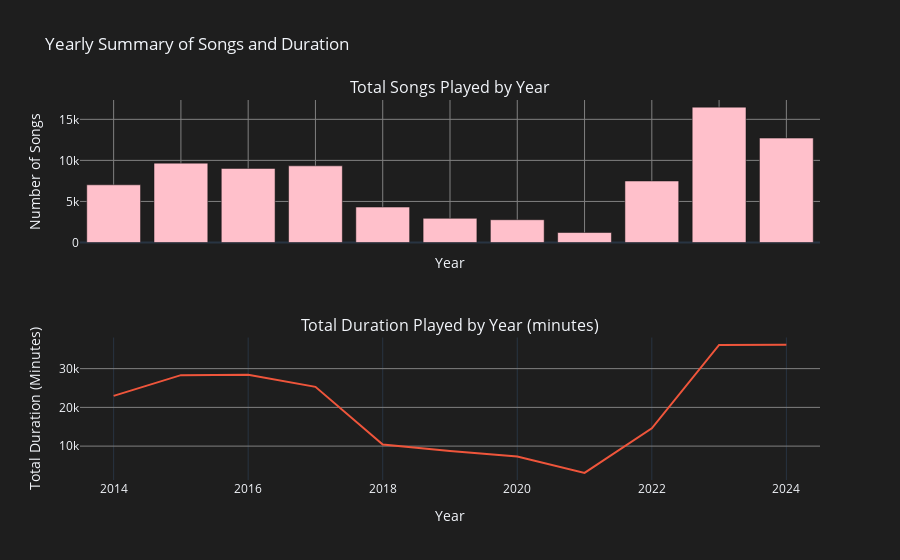

Notebook source saved alongside this figure:
### Code cell
import plotly.graph_objects as go
from plotly.subplots import make_subplots

# Create subplots: two rows, one column
fig = make_subplots(
    rows=2, cols=1,
    subplot_titles=('Total Songs Played by Year', 'Total Duration Played by Year (minutes)'),
    shared_xaxes=True
)

# Bar chart for total songs
bar_trace = go.Bar(
    x=yearly_summary['year'],
    y=yearly_summary['total_songs'],
    name='Total Songs',
    marker=dict(color='pink')
)

# Line chart for total duration
line_trace = go.Scatter(
    x=yearly_summary['year'],
    y=yearly_summary['total_minutes'],
    mode='lines',
    name='Total Duration (minutes)'
)

# Add traces to the subplots
fig.add_trace(bar_trace, row=1, col=1)
fig.add_trace(line_trace, row=2, col=1)

# Update layout for the combined figure
fig.update_layout(
    title_text='Yearly Summary of Songs and Duration',
    xaxis_title='Year',
    yaxis_title='Total Songs',
    xaxis2_title='Year',
    yaxis2_title='Total Duration (Minutes)',
    xaxis=dict(
        tickmode='linear', 
        tick0=2014,
        dtick=1,
        range=[2014, 2024],
        showgrid=True,
        gridcolor='gray'
    ),
    yaxis=dict(
        title='Number of Songs',
        showgrid=True,
        gridcolor='gray'
    ),
    yaxis2=dict(
        title='Total Duration (Minutes)',
        showgrid=True,
        gridcolor='gray'
    ),
    plot_bgcolor='rgb(30,30,30)',
    paper_bgcolor='rgb(30,30,30)',
    template='plotly_dark',
    showlegend=False
)

fig.write_html("./charts/section2-duration.html")

fig.show()

### Figure 1 — Plotly figure (JSON) as saved in the notebook; plotly's stock layout.template omitted (floating-point values rounded to 4 significant figures)
{"data": [{"marker": {"color": "pink"}, "name": "Total Songs", "type": "bar", "x": [2014, 2015, 2016, 2017, 2018, 2019, 2020, 2021, 2022, 2023, 2024], "xaxis": "x", "y": [7026, 9665, 9025, 9336, 4316, 2943, 2774, 1216, 7492, 16487, 12716], "yaxis": "y"}, {"mode": "lines", "name": "Total Duration (minutes)", "type": "scatter", "x": [2014, 2015, 2016, 2017, 2018, 2019, 2020, 2021, 2022, 2023, 2024], "xaxis": "x2", "y": [22970.0, 28320.0, 28430.0, 25310.0, 10420.0, 8758.0, 7306.0, 3092.0, 14590.0, 36120.0, 36200.0], "yaxis": "y2"}], "layout": {"annotations": [{"font": {"size": 16}, "showarrow": false, "text": "Total Songs Played by Year", "x": 0.5, "xanchor": "center", "xref": "paper", "y": 1, "yanchor": "bottom", "yref": "paper"}, {"font": {"size": 16}, "showarrow": false, "text": "Total Duration Played by Year (minutes)", "x": 0.5, "xanchor": "center", "xref": "paper", "y": 0.375, "yanchor": "bottom", "yref": "paper"}], "paper_bgcolor": "rgb(30,30,30)", "plot_bgcolor": "rgb(30,30,30)", "showlegend": false, "title": {"text": "Yearly Summary of Songs and Duration"}, "xaxis": {"anchor": "y", "domain": [0, 1], "dtick": 1, "gridcolor": "gray", "matches": "x2", "range": [2014, 2024], "showgrid": true, "showticklabels": false, "tick0": 2014, "tickmode": "linear", "title": {"text": "Year"}}, "xaxis2": {"anchor": "y2", "domain": [0, 1], "title": {"text": "Year"}}, "yaxis": {"anchor": "x", "domain": [0.625, 1], "gridcolor": "gray", "showgrid": true, "title": {"text": "Number of Songs"}}, "yaxis2": {"anchor": "x2", "domain": [0, 0.375], "gridcolor": "gray", "showgrid": true, "title": {"text": "Total Duration (Minutes)"}}}}
